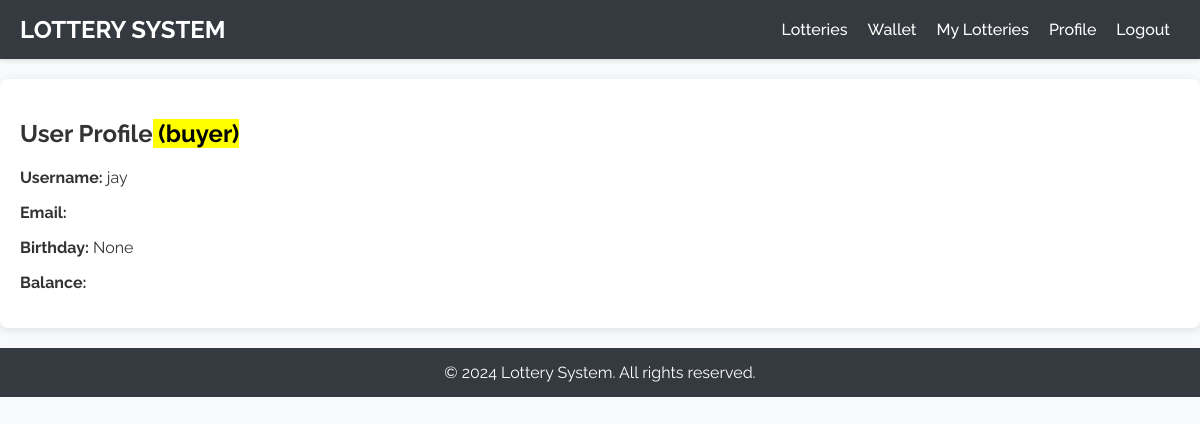
Page /profile/ (signed in) on the earlier database version.
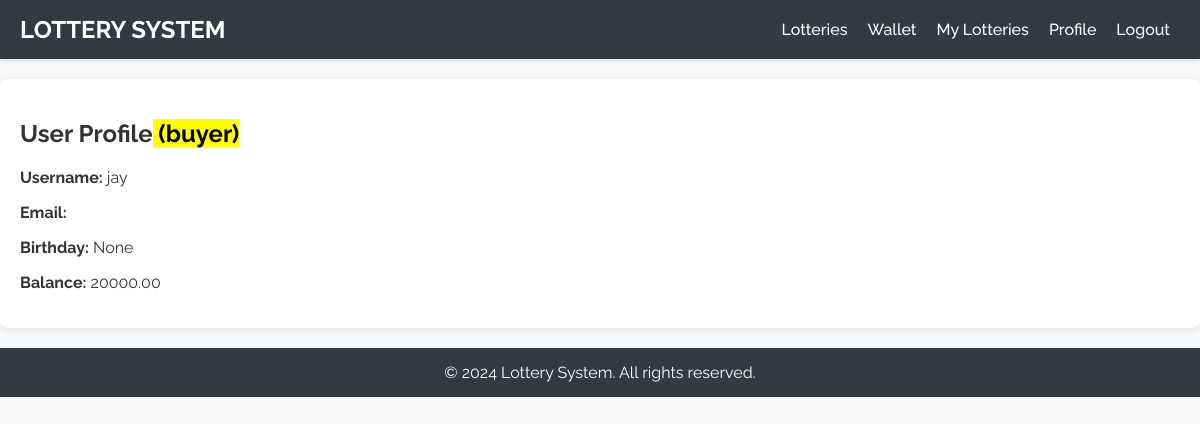
Same page on the later database version.
### users/models.py (models this page shows, shortened)
class User(AbstractUser):
    user_type = models.CharField(choices=USER_TYPES, default=BUYER, max_length=10)
    birth_date = models.DateField(null=True)

class Wallet(TimeStampedModel):
    user = models.OneToOneField(User, on_delete=models.CASCADE)
    balance = models.DecimalField(max_digits=10, decimal_places=2, default=0)

### users/templates/users/user_profile.html (shortened to what this page needs)
{% extends 'users/base.html' %}
{% block content %}
<div class="profile-container">
    <h2>User Profile<mark> ({{user.user_type}})</mark></h2>
    <p><strong>Username:</strong> {{ user.username }}</p>
    <p><strong>Email:</strong> {{ user.email }}</p>
    <p><strong>Birthday:</strong> {{ user.birth_date }}</p>
    {% if user.user_type == 'buyer' %}
    <p><strong>Balance:</strong> {{ user.wallet.balance }}</p>
    {% endif %}
</div>
{% endblock %}

Differences in the rows shown:
changed User "buyer": wallet.balance (not shown) → "20000.00"
